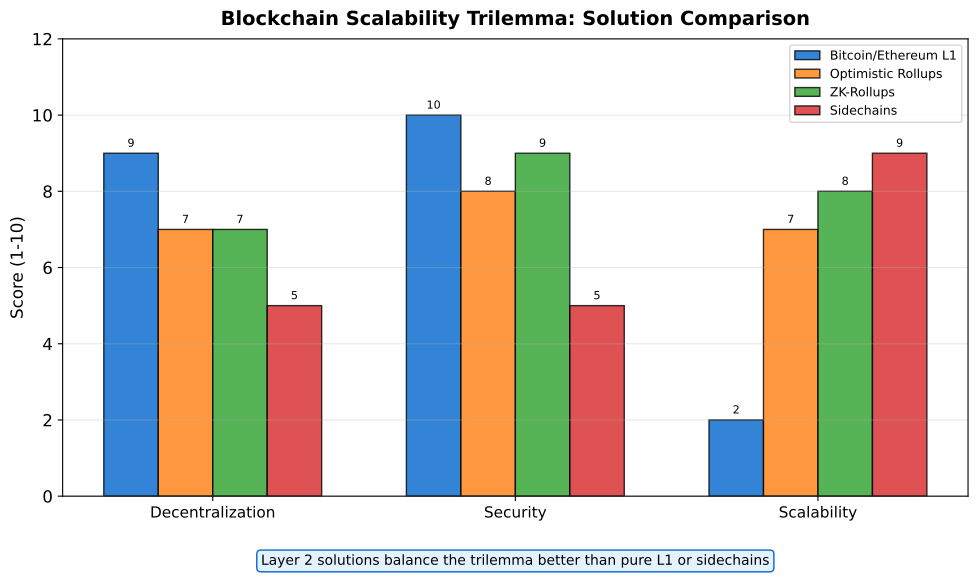

Here is the Python script that generated this plot:
"""
Blockchain Scalability Trilemma
Radar chart showing tradeoffs
"""

import matplotlib.pyplot as plt
import numpy as np
from pathlib import Path

CHART_METADATA = {
    'title': 'Scalability Trilemma',
    'url': 'https://github.com/Digital-AI-Finance/Blockchain_Crypto/tree/main/Module_F_Advanced_Topics/L41_Layer2_Scaling/charts/01_scalability_trilemma'
}

plt.rcParams.update({
    'font.size': 14,
    'axes.labelsize': 14,
    'axes.titlesize': 16,
    'xtick.labelsize': 12,
    'ytick.labelsize': 12,
    'legend.fontsize': 12,
    'figure.figsize': (10, 6),
    'figure.dpi': 150
})

MLPURPLE = '#3333B2'
MLBLUE = '#0066CC'
MLORANGE = '#FF7F0E'
MLGREEN = '#2CA02C'
MLRED = '#D62728'

fig, ax = plt.subplots(figsize=(10, 6))

# Trilemma properties
categories = ['Decentralization', 'Security', 'Scalability']

# Different solutions (scores 1-10)
solutions = {
    'Bitcoin/Ethereum L1': [9, 10, 2],
    'Optimistic Rollups': [7, 8, 7],
    'ZK-Rollups': [7, 9, 8],
    'Sidechains': [5, 5, 9],
}

x = np.arange(len(categories))
width = 0.18
colors = [MLBLUE, MLORANGE, MLGREEN, MLRED]

for i, (solution, values) in enumerate(solutions.items()):
    offset = width * (i - 1.5)
    bars = ax.bar(x + offset, values, width, label=solution, color=colors[i], edgecolor='black', alpha=0.8)
    for bar in bars:
        height = bar.get_height()
        ax.annotate(f'{int(height)}',
                    xy=(bar.get_x() + bar.get_width()/2, height),
                    xytext=(0, 3), textcoords='offset points',
                    ha='center', va='bottom', fontsize=14)

ax.set_ylabel('Score (1-10)', fontsize=15)
ax.set_xticks(x)
ax.set_xticklabels(categories, fontsize=14)
ax.set_ylim(0, 12)

ax.legend(loc='upper right', fontsize=14)
ax.grid(True, alpha=0.3, axis='y')

# Add annotation
ax.text(0.5, -0.15, 'Layer 2 solutions balance the trilemma better than pure L1 or sidechains',
        transform=ax.transAxes, ha='center', fontsize=14,
        bbox=dict(boxstyle='round,pad=0.3', facecolor='#E3F2FD', edgecolor=MLBLUE))

ax.set_title('Blockchain Scalability Trilemma: Solution Comparison', fontweight='bold', fontsize=14, pad=10)
plt.tight_layout()

output_path = Path(__file__).parent / 'chart.pdf'
plt.savefig(output_path, bbox_inches='tight', dpi=300)
print(f"Chart saved to: {output_path.absolute()}")
plt.close()
